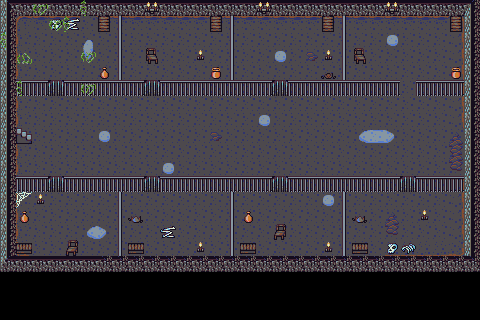

A 2D game scene composited from a Tiled map and its tileset images. What follows is a short description and the map's XML, with each tile layer's data collapsed to a summary:
An orthogonal 30x20 tile map with 16x16 px tiles, 3 tile layers (background, background2, background3), 8 tilesets and 11 objects (4x wall, 4x prisonwall, bed, spawn, stair).

<map version="1.0" orientation="orthogonal" renderorder="right-down" width="30" height="20" tilewidth="16" tileheight="16" nextobjectid="29">
 <tileset firstgid="1" name="Wall" tilewidth="16" tileheight="16" tilecount="1020" columns="20">
  <image source="../../assets/DawnLike/Objects/Wall.png" width="320" height="816" />
 </tileset>
 <tileset firstgid="1021" name="Floor" tilewidth="16" tileheight="16" tilecount="819" columns="21">
  <image source="../../assets/DawnLike/Objects/Floor.png" width="336" height="624" />
 </tileset>
 <tileset firstgid="1840" name="Fence" tilewidth="16" tileheight="16" tilecount="96" columns="8">
  <image source="../../assets/DawnLike/Objects/Fence.png" width="128" height="192" />
 </tileset>
 <tileset firstgid="1936" name="Decor0" tilewidth="16" tileheight="16" tilecount="176" columns="8">
  <image source="../../assets/DawnLike/Objects/Decor0.png" width="128" height="352" />
 </tileset>
 <tileset firstgid="2112" name="Door0" tilewidth="16" tileheight="16" tilecount="48" columns="8">
  <image source="../../assets/DawnLike/Objects/Door0.png" width="128" height="96" />
 </tileset>
 <tileset firstgid="2160" name="Tile" tilewidth="16" tileheight="16" tilecount="32" columns="8">
  <image source="../../assets/DawnLike/Objects/Tile.png" width="128" height="64" />
 </tileset>
 <tileset firstgid="2192" name="Ore0" tilewidth="16" tileheight="16" tilecount="63" columns="9">
  <image source="../../assets/DawnLike/Objects/Ore0.png" width="144" height="112" />
 </tileset>
 <tileset firstgid="2255" name="Decor0" tilewidth="16" tileheight="16" tilecount="176" columns="8">
  <image source="../../assets/DawnLike/Objects/Decor0.png" width="128" height="352" />
 </tileset>
 <layer name="background" width="30" height="20">
  <data>[600 cells, 510 non-empty, 25 distinct tile ids]</data>
 </layer>
 <layer name="background2" width="30" height="20">
  <data>[600 cells, 116 non-empty, 21 distinct tile ids]</data>
 </layer>
 <layer name="background3" width="30" height="20">
  <data>[600 cells, 8 non-empty, 6 distinct tile ids]</data>
 </layer>
 <objectgroup name="Obstacles">
  <object id="1" name="wall" x="0" y="0" width="16" height="272">
   <properties>
    <property name="collidable" type="bool" value="true" />
    <property name="unwalkable" type="bool" value="true" />
   </properties>
  </object>
  <object id="2" name="wall" x="0" y="256" width="480" height="16">
   <properties>
    <property name="collidable" type="bool" value="true" />
    <property name="unwalkable" type="bool" value="true" />
   </properties>
  </object>
  <object id="3" name="wall" x="0" y="0" width="480" height="16">
   <properties>
    <property name="collidable" type="bool" value="true" />
    <property name="unwalkable" type="bool" value="true" />
   </properties>
  </object>
  <object id="5" name="wall" x="464" y="0" width="16" height="272">
   <properties>
    <property name="collidable" type="bool" value="true" />
    <property name="unwalkable" type="bool" value="true" />
   </properties>
  </object>
  <object id="6" name="bed" x="448" y="16" width="16" height="16">
   <properties>
    <property name="collidable" type="bool" value="true" />
    <property name="unwalkable" type="bool" value="true" />
   </properties>
  </object>
  <object id="12" name="prisonwall" x="336" y="16" width="16" height="64">
   <properties>
    <property name="collidable" type="bool" value="true" />
    <property name="unwalkable" type="bool" value="true" />
   </properties>
  </object>
  <object id="13" name="prisonwall" x="16" y="80" width="384" height="16">
   <properties>
    <property name="collidable" type="bool" value="true" />
    <property name="unwalkable" type="bool" value="true" />
   </properties>
  </object>
  <object id="18" name="prisonwall" x="416" y="80" width="48" height="16">
   <properties>
    <property name="collidable" type="bool" value="true" />
    <property name="unwalkable" type="bool" value="true" />
   </properties>
  </object>
  <object id="21" name="spawn" x="416" y="32" width="16" height="16" />
  <object id="27" name="prisonwall" x="16" y="176" width="448" height="16">
   <properties>
    <property name="collidable" type="bool" value="true" />
    <property name="unwalkable" type="bool" value="true" />
   </properties>
  </object>
  <object id="28" name="stair" x="16" y="128" width="16" height="16">
   <properties>
    <property name="stair" type="bool" value="true" />
   </properties>
  </object>
 </objectgroup>
</map>
